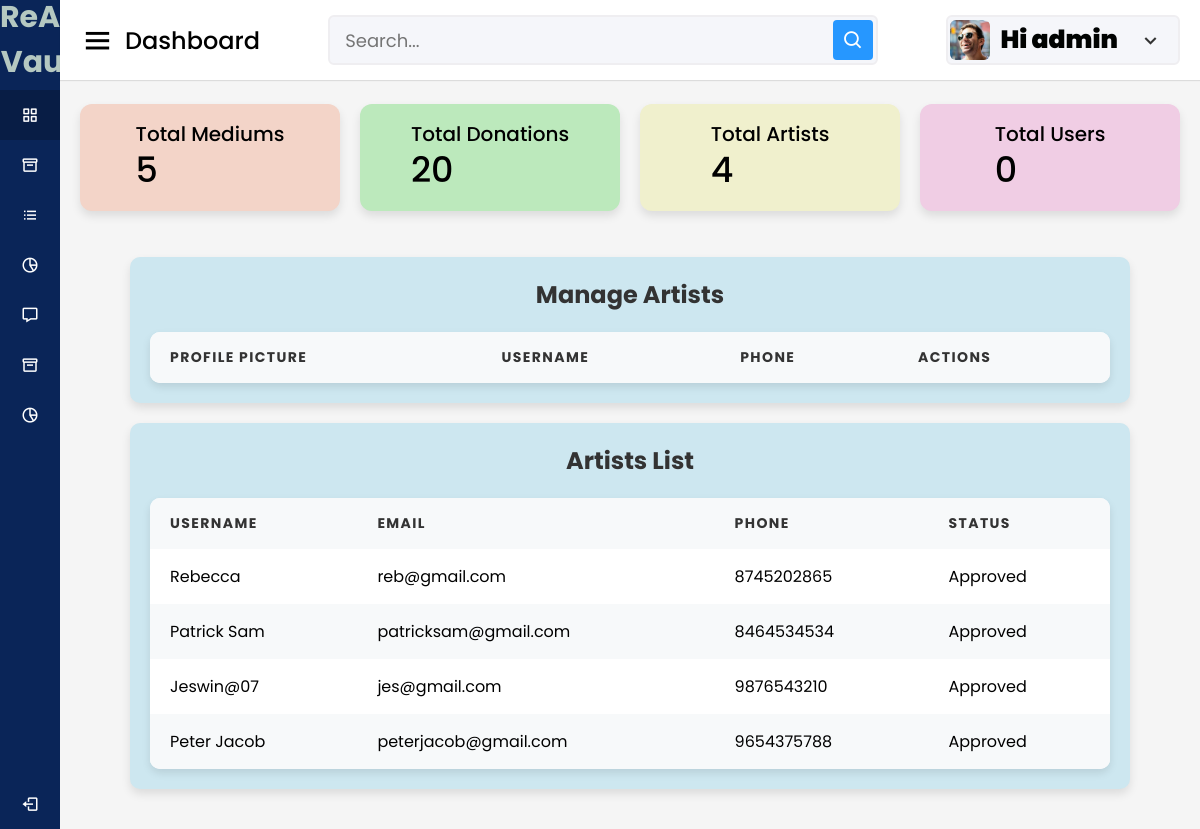
The page /adminclick/approve-artists/ (signed in) on the database its author committed.
### accounts/models.py (models this page shows, shortened)
class Adminclick(models.Model):
    user = models.OneToOneField(User, on_delete = models.CASCADE)
    phone = models.IntegerField(default=99999999)
    profile_pic = models.ImageField(upload_to= 'picture/admin/admin.jpg', null=True)

class Artist(models.Model):
    user = models.OneToOneField(User, on_delete = models.CASCADE)
    phone = models.IntegerField(default=99999999)
    profile_pic = models.ImageField(upload_to= 'picture/artist', null=True,default='picture/artist/hi.jpg')
    is_approved = models.BooleanField(default=False)
    mediums = models.ManyToManyField(MediumOfWaste, blank=True)
    certificate=models.FileField(upload_to='certificates/',null= True, blank=True)

### adminclick/views.py (the view)
# urls.py: path('approve-artists/', views.approve_artists, name='approve_artists'),
@login_required
@never_cache
def approve_artists(request):
    adminclick= request.user.adminclick
    pending_artists = Artist.objects.filter(is_approved=False)
    artists = Artist.objects.all()
    total_medium_of_waste=MediumOfWaste.objects.count()
    total_donations=Donation.objects.count()
    total_artists=Artist.objects.count()
    context={
        'pending_artists': pending_artists,
        'artists': artists,
         'adminclick':adminclick,
            'total_medium_of_waste':total_medium_of_waste,
            'total_donations':total_donations,
            'total_artists':total_artists
    }
    return render(request, 'admin/approve_artists.html', context)

### template/admin/approve_artists.html (shortened to what this page needs)
{% load static %}
<!DOCTYPE html>
<html lang="en" dir="ltr">
<head>
  <link rel="stylesheet" href="{% static 'assets/css/styles.css' %}">
  <link href='https://unpkg.com/boxicons@2.0.7/css/boxicons.min.css' rel='stylesheet'>
</head>
<body>
  <div class="sidebar">
    <div class="logo-details">
      <span class="logo_name" style="font-size: 30px; text-align: center; font-weight: 700; color: #b5c8c1;">ReArt Vault</span>
    </div>
    <ul class="nav-links">
      <li>
        <a href="{% url 'admin_dashboard' %}" class="active">
          <i class='bx bx-grid-alt'></i>
          <span class="links_name">Admin Dashboard</span>
        </a>
      </li>
      <li>
        <a href="{% url 'add_medium_of_waste' %}">
          <i class='bx bx-box'></i>
          <span class="links_name">Add Medium </span>
        </a>
      </li>
      <li>
        <a href="{% url 'approve_artists' %}">
          <i class='bx bx-list-ul'></i>
          <span class="links_name">Manage Artists</span>
        </a>
      </li>
      <li>
        <a href="{% url 'donation_listview' %}">
          <i class='bx bx-pie-chart-alt-2'></i>
          <span class="links_name">Manage Donations</span>
        </a>
      </li>
      <li>
        <a href="{% url 'set_rates' %}">
          <i class='bx bx-message'></i>
          <span class="links_name">Set Pricing</span>
        </a>
      </li>
      <li>
        <a href="{% url 'add_category' %}">
          <i class='bx bx-box'></i>
          <span class="links_name">Add Category</span>
        </a>
      </li>
      <li>
        <a href="{% url 'manage_delivery_partners' %}">
          <i class='bx bx-pie-chart-alt-2'></i>
          <span class="links_name">Manage Del Partner</span>
        </a>
      </li>
      <li class="log_out">
        <a href="{% url 'userlogout' %}">
          <i class='bx bx-log-out'></i>
          <span class="links_name">Log out</span>
        </a>
      </li>
    </ul>
  </div>
  <section class="home-section">
    <nav>
      <div class="sidebar-button">
        <i class='bx bx-menu sidebarBtn'></i>
        <span class="dashboard">  Dashboard</span>
      </div>
      <div class="search-box">
        <input type="text" placeholder="Search...">
        <i class='bx bx-search'></i>
      </div>
      <div class="profile-details">
        <img src="{{adminclick.profile_pic.url}}" alt="">
        <span class="admin_name" style="font-size: 25px; font-weight: 900; color: #010302;">Hi {{user.username}}</span>
        <i class='bx bx-chevron-down'></i>
      </div>
    </nav>
<body>
  <div class="home-content">
    <div class="overview-boxes">
      <div class="box" style="background-color:rgb(243, 212, 200);">
        <div class="right-side">
          <div class="box-topic">Total Mediums</div>
          <div class="number">{{ total_medium_of_waste }}</div>
        </div>
      </div>
      <div class="box" style="background-color:rgb(188, 233, 188);">
        <div class="right-side">
          <div class="box-topic">Total Donations</div>
          <div class="number">{{total_donations}}</div>
        </div>
      </div>
      <div class="box" style="background-color:rgb(240, 240, 205);">
        <div class="right-side">
          <div class="box-topic">Total Artists</div>
          <div class="number"> {{total_artists}}</div>
        </div>
      </div>
      <div class="box" style="background-color:rgb(240, 205, 228);">
        <div class="right-side">
          <div class="box-topic">Total Users</div>
          <div class="number">0</div>
        </div>
      </div>
    </div>
          <div class="sales-boxes">
            <div class="recent-sales box" style="background-color: rgb(205, 231, 240); padding: 20px; border-radius: 10px; width:1000px;">
                <div class="title" style="font-size: 24px; font-weight: bold; margin-bottom: 20px;">Manage Artists</div>
                <table class="artist-table">
                  <thead>
                    <tr>
                      <th>Profile Picture</th>
                      <th>Username</th>
                      <th>Phone</th>
                      <th>Actions</th>
                    </tr>
                  </thead>
                </table>
              </div>
              <!DOCTYPE html>
<html>
<head>
</head>
<body>
  <div class="sales-boxes">
    <div class="recent-sales box" style="background-color: rgb(205, 231, 240); padding: 20px; border-radius: 10px; width:1000px;">
        <div class="title" style="font-size: 24px; font-weight: bold; margin-bottom: 20px;"> Artists List</div>
        <table class="artist-table">
          <thead>
            <tr>
              <th>Username</th>
              <th>Email</th>
              <th>Phone</th>
              <th>Status</th>
            </tr>
          </thead>
          <tbody>
        <tbody>
            {% for artist in artists %}
            <tr>
                <td>{{ artist.user.username }}</td>
                <td>{{ artist.user.email }}</td>
                <td>{{ artist.phone }}</td>
                <td>
                    {% if artist.is_approved %}
                        Approved
                    {% elif artist.is_approved is False %}
                        Rejected
                    {% else %}
                        Pending
                    {% endif %}
                </td>
            </tr>
        {% endfor %}
        </tbody>
    </table>
</body>
</html>
  </body>
  </html>
</body>
</html>
</body>
</html>

### static/assets/css/styles.css (style rules this page uses)
* { margin: 0; padding: 0; box-sizing: border-box; font-family: 'Poppins', sans-serif; }
.sidebar { position: fixed; height: 100%; width: 240px; background: #0A2558; transition: all 0.5s ease; }
.sidebar .logo-details { height: 80px; display: flex; align-items: center; }
.sidebar .logo-details .logo_name { color: #fff; font-size: 24px; font-weight: 500; }
.sidebar .nav-links { margin-top: 10px; }
.sidebar .nav-links li { position: relative; list-style: none; height: 50px; }
.sidebar .nav-links li a { height: 100%; width: 100%; display: flex; align-items: center; text-decoration: none; transition: all 0.4s ease; }
.sidebar .nav-links li a.active { background: #081D45; }
.sidebar .nav-links li i { min-width: 60px; text-align: center; font-size: 18px; color: #fff; }
.sidebar .nav-links li a .links_name { color: #fff; font-size: 15px; font-weight: 400; white-space: nowrap; }
.sidebar .nav-links .log_out { position: absolute; bottom: 0; width: 100%; }
.home-section { position: relative; background: #f5f5f5; min-height: 100vh; width: calc(100% - 240px); left: 240px; transition: all 0.5s ease; }
.home-section nav { display: flex; justify-content: space-between; height: 80px; background: #fff; display: flex; align-items: center; position: fixed; width: calc(100% - 240px); left: 240px; z-index: 100; padding: 0 20px; box-shadow: 0 1px 1px rgba(0, 0, 0, 0.1); transition: all 0.5s ease; }
.home-section nav .sidebar-button { display: flex; align-items: center; font-size: 24px; font-weight: 500; }
nav .sidebar-button i { font-size: 35px; margin-right: 10px; }
.home-section nav .search-box { position: relative; height: 50px; max-width: 550px; width: 100%; margin: 0 20px; }
nav .search-box input { height: 100%; width: 100%; outline: none; background: #F5F6FA; border: 2px solid #EFEEF1; border-radius: 6px; font-size: 18px; padding: 0 15px; }
nav .search-box .bx-search { position: absolute; height: 40px; width: 40px; background: #2697FF; right: 5px; top: 50%; transform: translateY(-50%); border-radius: 4px; line-height: 40px; text-align: center; color: #fff; font-size: 22px; transition: all 0.4 ease; }
.home-section nav .profile-details { display: flex; align-items: center; background: #F5F6FA; border: 2px solid #EFEEF1; border-radius: 6px; height: 50px; min-width: 190px; padding: 0 15px 0 2px; }
nav .profile-details img { height: 40px; width: 40px; border-radius: 6px; object-fit: cover; }
nav .profile-details .admin_name { font-size: 15px; font-weight: 500; color: #333; margin: 0 10px; white-space: nowrap; }
nav .profile-details i { font-size: 25px; color: #333; }
.home-section .home-content { position: relative; padding-top: 104px; }
.home-content .overview-boxes { display: flex; align-items: center; justify-content: space-between; flex-wrap: wrap; padding: 0 20px; margin-bottom: 26px; }
.overview-boxes .box { display: flex; align-items: center; justify-content: center; width: calc(100% / 4 - 15px); background: #fff; padding: 15px 14px; border-radius: 12px; box-shadow: 0 5px 10px rgba(0,0,0,0.1); }
.overview-boxes .box-topic { font-size: 20px; font-weight: 500; }
.home-content .box .number { display: inline-block; font-size: 35px; margin-top: -6px; font-weight: 500; }
.home-content .sales-boxes { display: flex; justify-content: space-between; }
.home-content .sales-boxes .recent-sales { width: 65%; background: #fff; padding: 20px 30px; margin: 0 20px; border-radius: 12px; box-shadow: 0 5px 10px rgba(0, 0, 0, 0.1); }
.sales-boxes .box .title { font-size: 24px; font-weight: 500; }
@media (max-width: 1240px) { .sidebar { width: 60px; } }
@media (max-width: 1240px) { .home-section { width: calc(100% - 60px); left: 60px; } }
@media (max-width: 1240px) { .home-section nav { width: calc(100% - 60px); left: 60px; } }

### rows shown on the page
Adminclick: profile_pic (picture)
Artist: user.username "Rebecca", user.email "reb@gmail.com", phone "8745202865", is_approved "Approved"
Artist: user.username "Patrick Sam", user.email "patricksam@gmail.com", phone "8464534534", is_approved "Approved"
Artist: user.username "Jeswin@07", user.email "jes@gmail.com", phone "9876543210", is_approved "Approved"
Artist: user.username "Peter Jacob", user.email "peterjacob@gmail.com", phone "9654375788", is_approved "Approved"

### other values the page prints
{{ user.username }} "admin"
{{ total_medium_of_waste }} "5"
{{ total_donations }} "20"
{{ total_artists }} "4"
